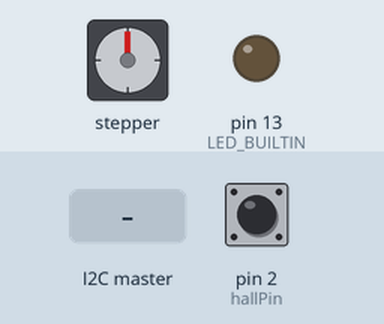
Bench run of a sketch on a simulated Arduino Uno, built with avr-gcc and run on an emulated ATmega328P. On the bench: stepper motor, output pins drawn as LEDs (lit = HIGH). The inputs (shaded band) are chosen by the test bench; at power-on: pin 2 (hallPin) HIGH. Stepper angles assume 400 steps per turn; what the sketch prints to the serial monitor is not drawn.

Above: at 1.2 s.
1.3 s: pin 2 (hallPin) pulled LOW for 0.15 s
At 1.6 s:
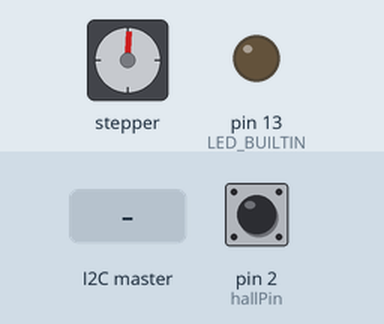
At 2.21 s:
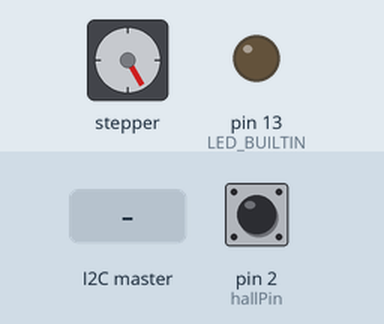
4.3 s: the I2C master sends the byte 1
6.1 s: the I2C master sends the byte 0
7.6 s: the I2C master sends the byte 2
Timing chart, 0 to 10.1 s (numbered marks = the images above; inputs shaded):
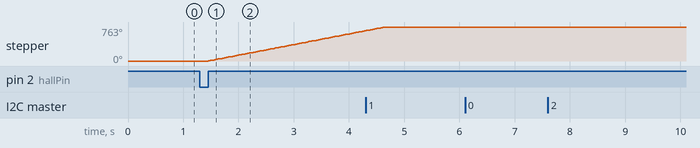

The sketch:

lab2-Follower5.ino
```cpp
#include <Wire.h>
#include <Stepper.h>

const byte CALIBRATE = 1;
const byte GO_TO_LETTER = 2;
const byte MOVE_STEPS = 3;
const byte SPIN = 4;
const byte TEST = 5;

const int FollowerAddress = 12;
const int hallPin = 2;
volatile bool startFound = false;
//String flap [] = {":)", ":(", "1", "2", "3", "4", "5", "6", "7", "8", "9", "A", "B", "C", "D", "E", "F", "G", "H", "I", "J", "K", "L", "M", "N", "O", "P", "Q", "R", "S", "T", "U", "V", "W", "X", "Y", "Z", "!", "$", "%", "&", "*", "(", ")", "?", "+", "=", "/", "-"};

char flap[] = {'<', '.', '?', '!', '`', '-', '(', ')', '1', '2', '3', '4', '5', '6', '7', '8', '9', '0', '^', 'A', 'B', 'C', 'D', 'E', 'F', 'G', 'H', 'I', 'J', 'K', 'L', 'M', 'N', 'O', 'P', 'Q', 'R', 'S', 'T', 'U', 'V', 'W', 'X', 'Y', 'Z', '>', '#', '@', '$', '%'};

// first blank is <, second is >, third is (, fourth is )
const int stepsPerIndex = 16;
const int stepsPerRevolution = 400; // This is the steps per revolution
int currStep = 0; // tracks the current location of our stepper
int currFlap = 0;
bool calibrated = false;
bool completedCurrentState = false;

bool ledTest = LOW;
bool offset = false;

char target;

enum FollowerState {
  Waiting,
  Calibrating,
  OffsetAndFinishCalibration,
  SearchingForLetter,
  Spinning,
};
FollowerState state;

Stepper stepper(stepsPerRevolution, 4, 3);

void setup() {
    // put your setup code here, to run once:
    pinMode(hallPin,INPUT_PULLUP); // original code used INPUT as 2nd parameter
    stepper.setSpeed(40.0); // constant speed for stepper.
    Wire.begin(FollowerAddress);
    Wire.onRequest(requestEvent);
    Wire.onReceive(receiveEvent);

    pinMode(LED_BUILTIN, OUTPUT);

    Serial.begin(9600);
    Serial.println("follower");

    attachInterrupt(digitalPinToInterrupt(hallPin), hallSensorInterrupt, RISING);
}

void loop() {
  switch (state) {
    case (Calibrating):
      stepper.step(stepsPerIndex);
      break;
    case (OffsetAndFinishCalibration):
      stepper.step(stepsPerIndex*2);
      calibrated = true;
      completedCurrentState = true;
      state = Waiting;
      detachInterrupt(digitalPinToInterrupt(hallPin));
    case (SearchingForLetter):
      moveToTarget();
      completedCurrentState = true;
      state = Waiting;
    case (Spinning):
      stepper.step(stepsPerIndex);
  }
}

void requestEvent() {
    if(completedCurrentState){
        Wire.write(1);
    } else {
        Wire.write(0);
    }
}

void receiveEvent(int numBytes){
    Serial.println("received event");
    completedCurrentState = false;
    int command;
    char value;
    while (1 < Wire.available()){
      command = Wire.read();
    }
    value = Wire.read();
    Serial.println(value);
    switch(command) {
      case CALIBRATE:
          calibrate();
          break;
      case GO_TO_LETTER:
          goToLetter(value);
          break;
      case MOVE_STEPS:
          moveBySteps();
          break;
      case SPIN:
          toggleSpin();
      case TEST:
          test();
          break;
      default:
        break;
    }
}

void calibrate() {
  state = Calibrating;
}

void goToLetter(char value) {
    state = SearchingForLetter;
    target = value;
}

void moveBySteps() {
//  stepper.step(value);
}

void toggleSpin() {
  if(state == Spinning) {
    state = Waiting;
  }
  else {
    state = Spinning;
  }
}

void test() {
  Serial.println("test");
  digitalWrite(LED_BUILTIN, ledTest);
  ledTest = !ledTest;
  completedCurrentState = true;
  Serial.print("completed test");
}

void moveToTarget() {
  char target = Wire.read();
    int diff = 0; // defines the number of steps we need
    int targetFlap = 0; // defines index of target flap

    for (int i = 0; i < 50; i++) {
        if (flap[i] == target) {
          targetFlap = i;
        }
    }

    if (currFlap < targetFlap) {   // if current flap is earlier in array than target
        diff = targetFlap - currFlap; // store difference

    } else if (currFlap > targetFlap) { // if current flap is later in array than target
        diff = 50 - currFlap + targetFlap;

    } else { // if letters are the same
        diff = 50;
    }

    currFlap = targetFlap; // resets currStep to our new location

    stepper.step(diff*stepsPerIndex); // moved backwards --> needed to make steps a negative
}

void hallSensorInterrupt() {
  state = OffsetAndFinishCalibration;
}
```

Measured:
- after the input at 1.3 s, stepper: keeps turning clockwise at about 239°/s, starting after 0.15 s
- after the input at 6.1 s, every drawn part: stays the same
- after the input at 7.6 s, every drawn part: stays the same
